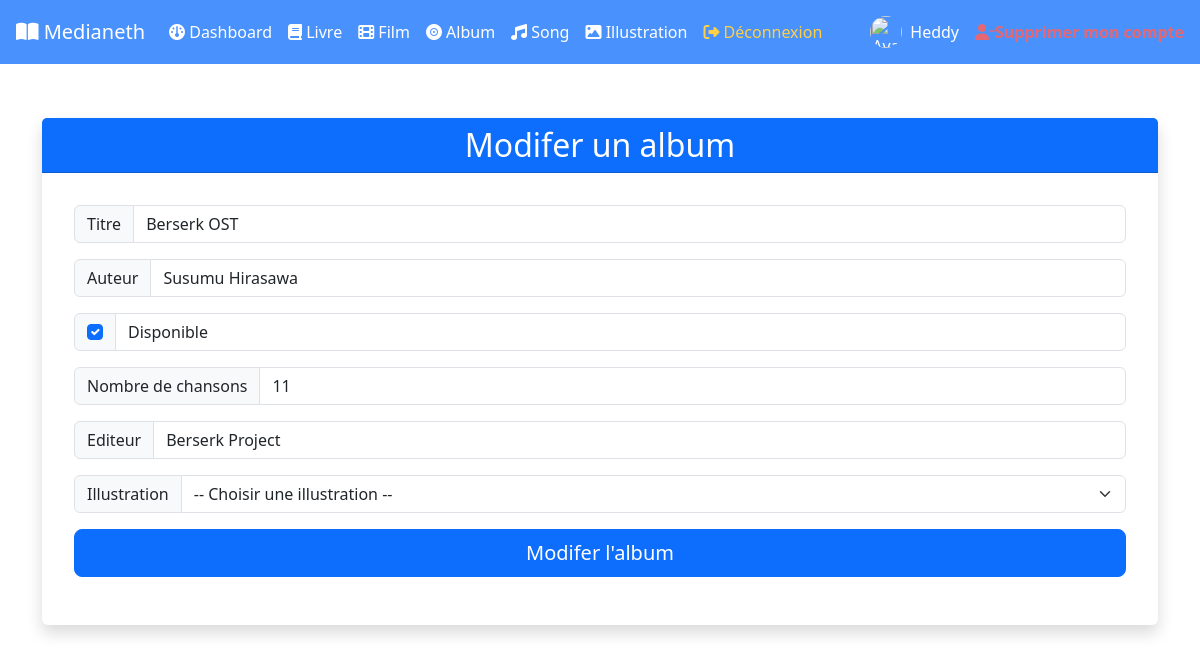
Page /Album/updateAlbum/6 (signed in) on the committed database.
### tables this page shows
CREATE TABLE `albums` (
  `album_id` int NOT NULL,
  `title` varchar(100) DEFAULT NULL,
  `author` varchar(100) DEFAULT NULL,
  `disponibility` tinyint(1) DEFAULT NULL,
  `songNumber` int DEFAULT NULL,
  `editor` varchar(100) DEFAULT NULL,
  `created_at` datetime NOT NULL DEFAULT CURRENT_TIMESTAMP,
  `updated_at` datetime NOT NULL DEFAULT CURRENT_TIMESTAMP,
  `illustration_id` int DEFAULT NULL
);

### controllers/AlbumController.php (called while the page is built, shortened)
<?php
	function updateAlbum($id){
		$fonction = "Modifer";
		$album = Album::getAlbumById($id);
		$title = $album['title'] ;
		$author = $album['author'] ;
		$songNumber = $album['songNumber'];
		$editor = $album['editor'];
		require_once('views/album/form.php');
	}

### models/Album.php (called while the page is built, shortened)
<?php
    class Album extends Media{
        public static function getAlbumById($id){
            $connexion = connexionBdd() ;
            $requete = $connexion->prepare("SELECT album_id, title,author,disponibility,songNumber,editor, albums.illustration_id, link FROM albums INNER JOIN illustrations ON albums.illustration_id = illustrations.illustration_id WHERE album_id = :id") ;
            $requete->bindParam(':id', $id, PDO::PARAM_INT) ;
            $requete->execute() ;
            $album = $requete->fetch(PDO::FETCH_ASSOC) ;
            return $album ;
        }
    }

### views/album/form.php (the view, shortened to what this page needs)
<div class="container my-5">
    <div class="card shadow border-0">
        <div class="card-header bg-primary text-white text-center">
            <h2 class="mb-0"><?php if(isset($fonction)){ echo $fonction ; }?> un album</h2>
        </div>
        <div class="card-body">
            <form method="post" class="p-3">
                <div class="input-group mb-3">
                    <span class="input-group-text" id="label-title">Titre</span>
                    <input type="text" class="form-control" id="title" name="title"
                           value="<?php if(isset($title)){ echo $title ;}?>"
                           required aria-describedby="label-title">
                </div>
                <div class="input-group mb-3">
                    <span class="input-group-text" id="label-author">Auteur</span>
                    <input type="text" class="form-control" id="author" name="author"
                           value="<?php if(isset($author)){ echo $author ;}?>"
                           required aria-describedby="label-author">
                </div>
                <div class="input-group mb-3">
                    <div class="input-group-text">
                        <input type="checkbox" class="form-check-input mt-0" id="disponibility" name="disponibility" value="1" checked>
                    </div>
                    <label class="form-control" for="disponibility">Disponible</label>
                </div>
                <div class="input-group mb-3">
                    <span class="input-group-text" id="label-songNumber">Nombre de chansons</span>
                    <input type="number" class="form-control"name="songNumber" value="<?php if(isset($songNumber)){ echo $songNumber ;}?>"required>
                </div>
                <div class="input-group mb-3">
                    <span class="input-group-text" id="label-editor">Editeur</span>
                    <input class="form-control"name="editor" value="<?php if(isset($editor)){ echo $editor ;}?>"required>
                </div>
                <div class="input-group mb-3">
                    <span class="input-group-text" id="label-illustration">Illustration</span>
                    <select class="form-select" id="illustration_id" name="illustration_id" required>
                        <option value="">-- Choisir une illustration --</option>
                    </select>
                </div>
                <div class="d-grid">
                    <input type="submit" class="btn btn-primary btn-lg" name="<?php if(isset($fonction)){echo $fonction ; }?>" value="<?php if(isset($fonction)){echo $fonction ; }?> l'album">
                </div>
            </form>
        </div>
    </div>
</div>

### rows in the picture
albums: title "Berserk OST", author "Susumu Hirasawa", songNumber "11", editor "Berserk Project"

### other values in the picture
$_SESSION['login'] "Heddy"
$fonction "Modifer"
